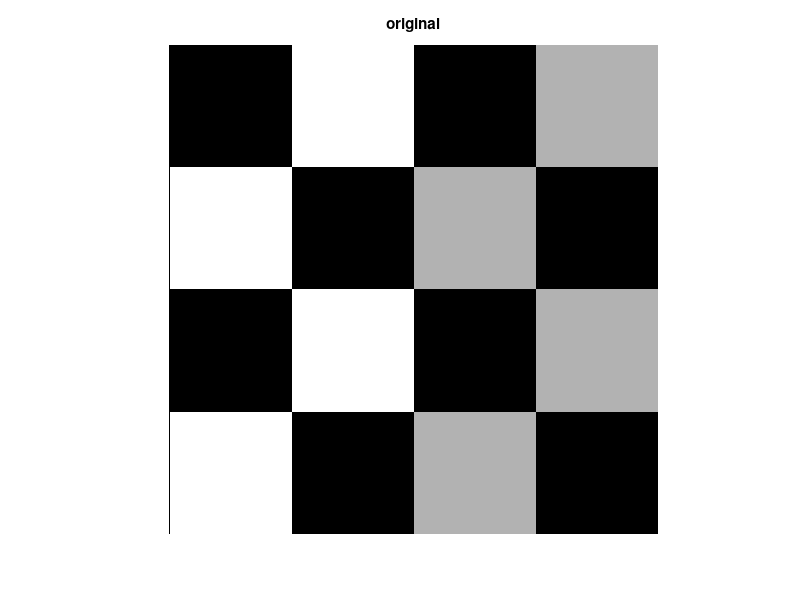

Recreate this plot in MATLAB. (Note: this script raises an error after producing the figure.)
%% Creating a Gallery of Transformed Images
% This example shows many properties of geometric transformations by applying
% different transformations to a checkerboard image.

% Copyright 1993-2013 The MathWorks, Inc.

%% Overview
% A two-dimensional geometric transformation is a mapping that associates each
% point in a Euclidean plane with another point in a Euclidean plane. In these
% examples, the geometric transformation is defined by a rule that tells how to
% map the point with Cartesian coordinates (x,y) to another point with Cartesian
% coordinates (u,v). A checkerboard pattern is helpful in visualizing a
% coordinate grid in the plane of the input image and the type of distortion
% introduced by each transformation.

%% Image 1: Create Checkerboard
% |checkerboard| produces an image that has rectangular tiles and four unique
% corners, which makes it easy to see how the checkerboard image gets
% distorted by geometric transformations.
%
% After you have run this example once, try changing the image |I| to a larger
% checkerboard, or to your favorite image.

I = checkerboard(10,2); 
imshow(I)
title('original')

%% Image 2: Apply Nonreflective Similarity to Checkerboard
% Nonreflective similarity transformations may include a rotation, a scaling, and a
% translation. Shapes and angles are preserved. Parallel lines remain
% parallel. Straight lines remain straight.

%%
% For a nonreflective similarity, 
%
% $$[\begin{array}{c c}u\ v\end{array}] = [\begin{array}{c c}x\ y\ 1\end{array}]\,T$$

%%
% |T| is a 3-by-3 matrix that depends on 4 parameters.

% Try varying these 4 parameters.
scale = 1.2;       % scale factor
angle = 40*pi/180; % rotation angle
tx = 0;            % x translation
ty = 0;            % y translation

sc = scale*cos(angle);
ss = scale*sin(angle);

T = [ sc -ss  0;
      ss  sc  0;
      tx  ty  1];

%% 
% Since nonreflective similarities are a subset of affine transformations,
% create an |affine2d| object using:

t_nonsim = affine2d(T);
I_nonreflective_similarity = imwarp(I,t_nonsim,'FillValues',.3);

figure, imshow(I_nonreflective_similarity);
title('nonreflective similarity')

%%
% About Translation: If you change either |tx| or |ty| to a non-zero value,
% you will notice that it has no effect on the output image. If you want to
% see the coordinates that correspond to your transformation, including the
% translation, try this:

[I_nonreflective_similarity,RI] = imwarp(I,t_nonsim,'FillValues',.3);

figure, imshow(I_nonreflective_similarity,RI)
axis on
title('nonreflective similarity')

%%
% Notice that passing the output spatial referencing object |RI| from
% imwarp reveals the translation. To specify what part of the output image
% you want to see, use the 'OutputView' name-value pair in the
% |imwarp| function.

%% Image 3: Apply Similarity to Checkerboard
% In a similarity transformation, similar triangles map to similar
% triangles. Nonreflective similarity transformations are a subset of similarity
% transformations.
%
% For a similarity, the equation is the same as for a nonreflective similarity:
%
% $$[\begin{array}{c c}u\ v\end{array}] = [\begin{array}{c c}x\ y\ 1\end{array}]\,T$$
%

%%
% |T| is a 3-by-3 matrix that depends on 4 parameters plus an optional reflection.

% Try varying these parameters.
scale = 1.5;        % scale factor
angle = 10*pi/180; % rotation angle
tx = 0;            % x translation
ty = 0;            % y translation
a = -1;            % -1 -> reflection, 1 -> no reflection

sc = scale*cos(angle);
ss = scale*sin(angle);

T = [   sc   -ss  0;
      a*ss  a*sc  0;
        tx    ty  1];

%% 
% Since similarities are a subset of affine transformations, create an
% |affine2d| object using:

t_sim = affine2d(T);

% As in the translation example above, retrieve the output spatial
% referencing object |RI| from the |imwarp| function, and pass |RI| to
% |imshow| to reveal the reflection.
[I_similarity,RI] = imwarp(I,t_sim,'FillValues',.3);

figure, imshow(I_similarity,RI)
axis on
title('similarity')

%% Image 4: Apply Affine Transformation to Checkerboard
% In an affine transformation, the x and y dimensions can be scaled or sheared
% independently and there may be a translation, a reflection, and/or a
% rotation. Parallel lines remain parallel. Straight lines remain
% straight. Similarities are a subset of affine transformations.
% 
% For an affine transformation, the equation is the same as for a similarity and
% nonreflective similarity:
%
% $$[\begin{array}{c c}u\ v\end{array}] = [\begin{array}{c c}x\ y\ 1\end{array}]\,T$$
%
% |T| is 3-by-3 matrix, where all six elements of the first and second
% columns can be different. The third column must be [0;0;1].

% Try varying the definition of T.
T = [1  0.3  0; 
     1    1  0;
     0    0  1];
t_aff = affine2d(T);
I_affine = imwarp(I,t_aff,'FillValues',.3);

figure, imshow(I_affine)
title('affine')

%% Image 5: Apply Projective Transformation to Checkerboard
% In a projective transformation, quadrilaterals map to quadrilaterals.
% Straight lines remain straight. Affine transformations are a subset of
% projective transformations.
%
% For a projective transformation: 
%
% $$[\,\begin{array}{c c}up\ vp\ wp\end{array}\,] = [\,\begin{array}{c c}x\ y\ w\end{array}\,]\,T$$
%
% $$u = \frac{up}{wp}$$ 
%
% $$v = \frac{vp}{wp}$$
%
% T is a 3-by-3 matrix, where all nine elements can be different.
%
% $$T = \left[\begin{array}{c c c}A\;D\;G\\B\;E\;H\\C\;F\;I\end{array}\right]$$
%
% The above matrix equation is equivalent to these two expressions:
%
% $$u = \frac{Ax + By + C}{Gx + Hy + I}$$
%
% $$v = \frac{Dx + Ey + F}{Gx + Hy + I}$$
%
% Try varying any of the nine elements of |T|.

T = [1  0  0.008; 
     1  1  0.01;
     0  0  1   ];
t_proj = projective2d(T);   
I_projective = imwarp(I,t_proj,'FillValues',.3);

figure, imshow(I_projective)
title('projective')

%% Image 6: Apply Polynomial Transformation to Checkerboard
% In a polynomial transformation, polynomials in x and y define the mapping.
%
% For a second-order polynomial transformation: 
%
% $$[\begin{array}{c c}u\ v\end{array}] = [\begin{array}{c c} 1\ x\ y\ x*y\ x^2\ y^2\end{array}]\,T$$
%
% Both u and v are second-order polynomials of x and y. Each second-order
% polynomial has six terms.

fixedPoints  = reshape(randn(12,1),6,2);
movingPoints = fixedPoints; 
t_poly = fitgeotrans(movingPoints,fixedPoints,'polynomial',2);
I_polynomial = imwarp(I,t_poly,'FillValues',.3);

figure, imshow(I_polynomial)
title('polynomial')

%% Image 7: Apply Piecewise Linear Transformation to Checkerboard
% In a piecewise linear transformation, affine transformations are applied
% separately to triangular regions of the image. In this example the
% triangular region at the upper-left of the image remains unchanged while
% the triangular region at the lower-right of the image is stretched.

movingPoints = [10 10; 10 30; 30 30; 30 10]; 
fixedPoints  = [10 10; 10 30; 40 35; 30 10]; 
t_piecewise_linear = fitgeotrans(movingPoints,fixedPoints,'pwl'); 
I_piecewise_linear = imwarp(I,t_piecewise_linear);

figure, imshow(I_piecewise_linear)
title('piecewise linear')

%% Image 8: Apply Sinusoidal Transformation to Checkerboard
% This example and the following two examples show how you can create an
% explicit mapping |tmap_b| to associate each point in a regular grid (xi,yi)
% with a different point (u,v). This mapping |tmap_b| is used by |tformarray| to
% transform the image.

% locally varying with sinusoid
[nrows,ncols] = size(I);
[xi,yi] = meshgrid(1:ncols,1:nrows);
a1 = 5; % Try varying the amplitude of the sinusoids.
a2 = 3;
imid = round(size(I,2)/2); % Find index of middle element
u = xi + a1*sin(pi*xi/imid);
v = yi - a2*sin(pi*yi/imid);
tmap_B = cat(3,u,v);
resamp = makeresampler('linear','fill');
I_sinusoid = tformarray(I,[],resamp,[2 1],[1 2],[],tmap_B,.3);

figure, imshow(I_sinusoid)
title('sinusoid')

%% Image 9: Apply Barrel Transformation to Checkerboard
% Barrel distortion perturbs an image radially outward from its center.
% Distortion is greater farther from the center, resulting in convex sides.

% radial barrel distortion
xt = xi(:) - imid;
yt = yi(:) - imid;
[theta,r] = cart2pol(xt,yt);
a = .001; % Try varying the amplitude of the cubic term.
s = r + a*r.^3;
[ut,vt] = pol2cart(theta,s);
u = reshape(ut,size(xi)) + imid;
v = reshape(vt,size(yi)) + imid;
tmap_B = cat(3,u,v);
I_barrel = tformarray(I,[],resamp,[2 1],[1 2],[],tmap_B,.3);

figure, imshow(I_barrel)
title('barrel')

%% Image 10: Apply Pin Cushion Transformation to Checkerboard
% Pin-cushion distortion is the inverse of barrel distortion because the cubic
% term has a negative amplitude. Distortion is still greater farther from the
% center but it results in concave sides.

% radial pin cushion distortion
xt = xi(:) - imid;
yt = yi(:) - imid;
[theta,r] = cart2pol(xt,yt);
a = -.0005; % Try varying the amplitude of the cubic term.
s = r + a*r.^3;
[ut,vt] = pol2cart(theta,s);
u = reshape(ut,size(xi)) + imid;
v = reshape(vt,size(yi)) + imid;
tmap_B = cat(3,u,v);
I_pin = tformarray(I,[],resamp,[2 1],[1 2],[],tmap_B,.3);

figure, imshow(I_pin)
title('pin cushion')

%% Summary: Display All of the Geometric Transformations of Checkerboard

figure
subplot(5,2,1),imshow(I),title('original')
subplot(5,2,2),imshow(I_nonreflective_similarity),title('nonreflective similarity')
subplot(5,2,3),imshow(I_similarity),title('similarity')
subplot(5,2,4),imshow(I_affine),title('affine')
subplot(5,2,5),imshow(I_projective),title('projective')
subplot(5,2,6),imshow(I_polynomial),title('polynomial')
subplot(5,2,7),imshow(I_piecewise_linear),title('piecewise linear')
subplot(5,2,8),imshow(I_sinusoid),title('sinusoid')
subplot(5,2,9),imshow(I_barrel),title('barrel')
subplot(5,2,10),imshow(I_pin),title('pin cushion')

%%
% Note that |subplot| changes the scale of the images being displayed.


displayEndOfDemoMessage(mfilename)
